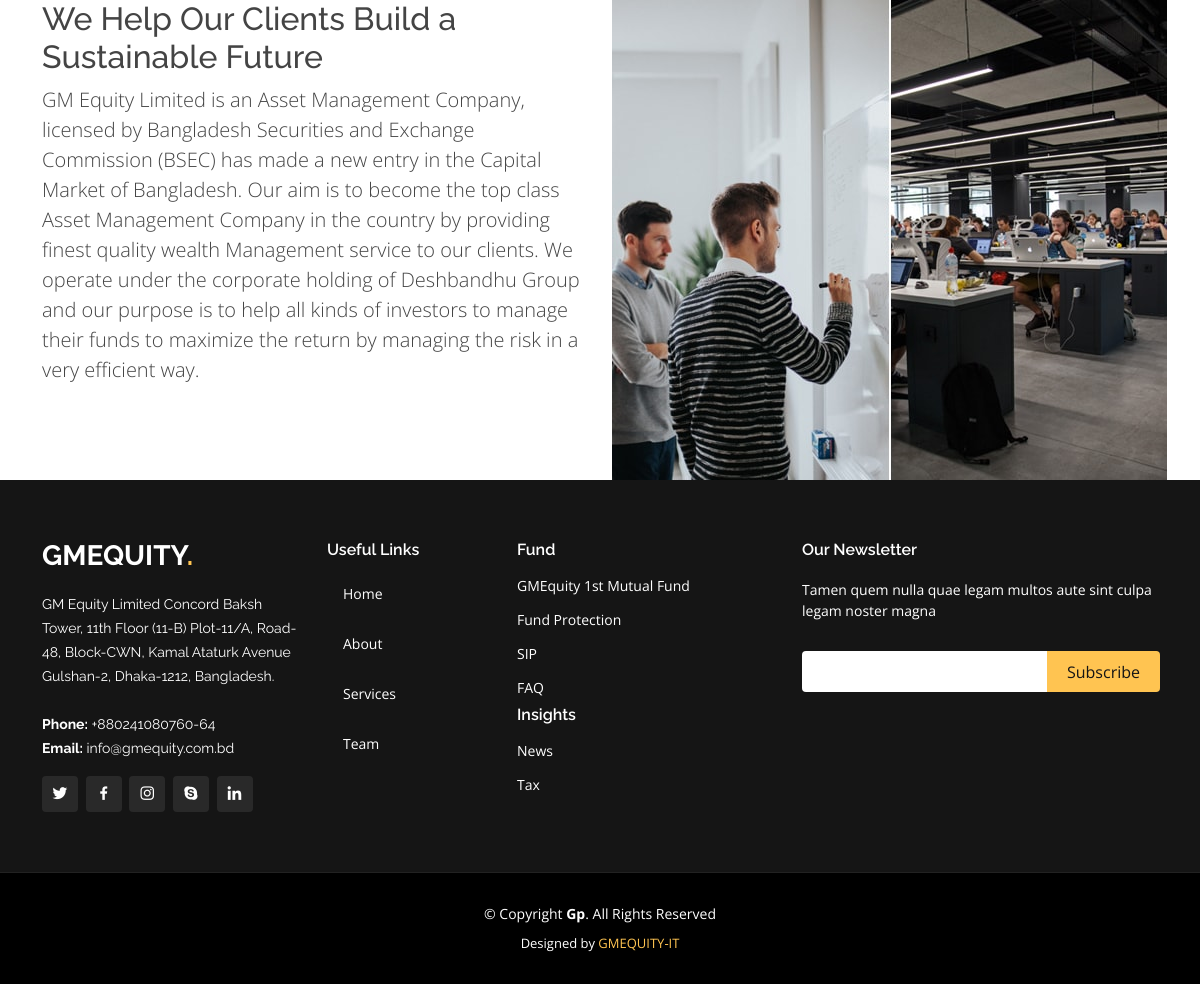
The page /about/ on the database its author committed.
### Index/models.py (models this page shows, shortened)
class about(models.Model):
    title = models.CharField(max_length=100, blank=False)
    description = models.TextField(max_length=700, blank=False)
    image = models.ImageField(upload_to='about/', blank=False)

### Index/views.py (the view)
# urls.py: path('about/', views.aboutUs,name='about'),
def aboutUs(request):
    aboutdata = about.objects.all()[0]
    context = {
        "about": aboutdata
    }
    return render(request, "about.html", context)

### templates/about.html (shortened to what this page needs)
{% extends 'layout.html' %}
{% block content %}
  <div class="content">
      <div class="container">
          <div class="row">
              <div class="col-lg-6 col-md-6 col-sm-12 col-xs-12">
                  <div class="about-section">
                      <h2>{{about.title}}</h2>
                      <p class="lead">{{about.description}}</p>
                 </div>
              </div>
              <div class="col-lg-6 col-md-6 col-sm-12 col-xs-12">
                  <img src="{{about.image.url}}" alt="" class="img-responsive">
              </div>
          </div>
      </div>
  </div>
{% endblock content %}

### static/css/style.css (style rules this page uses)
body { font-family: "Open Sans", sans-serif; color: #444444; }
h1, h2, h3, h4, h5, h6 { font-family: "Raleway", sans-serif; }

### rows shown on the page
about: title "We Help Our Clients Build a Sustainable Future", description "GM Equity Limited is an Asset Management Company, licensed by Bangladesh Securities and Exchange Commission (BSEC) has made a new entry in the Capital Market of Bangladesh. Our aim is to become the top class Asset Management Company in the country by providing finest quality wealth Management service to our clients. We operate under the corporate holding of Deshbandhu Group and our purpose is to help all kinds of investors to manage their funds to maximize the return by managing the risk in a very efficient way.", image (picture)
